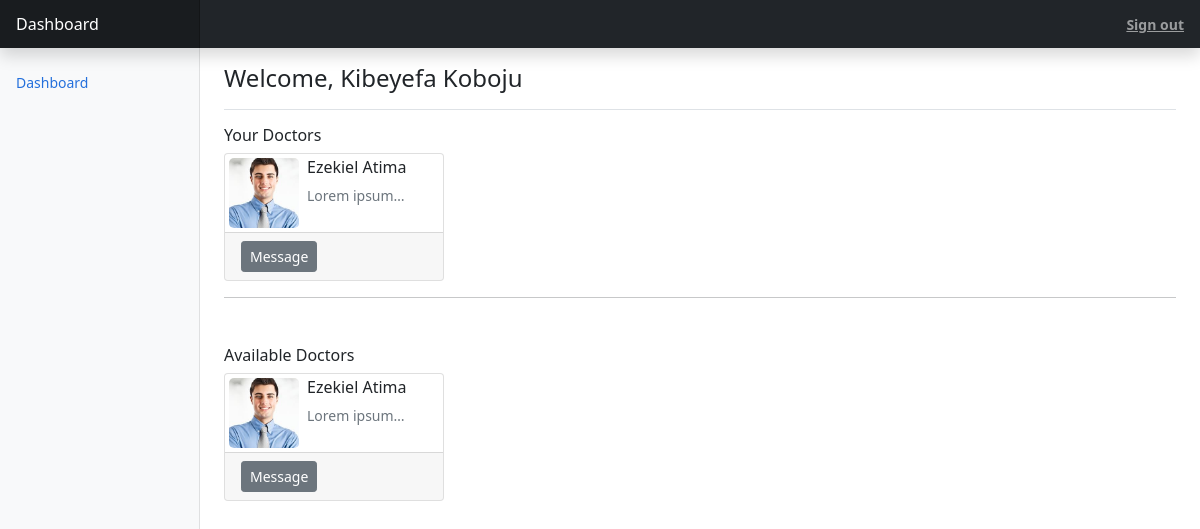
The app's page /dashboard/patient/ (signed in), older data.
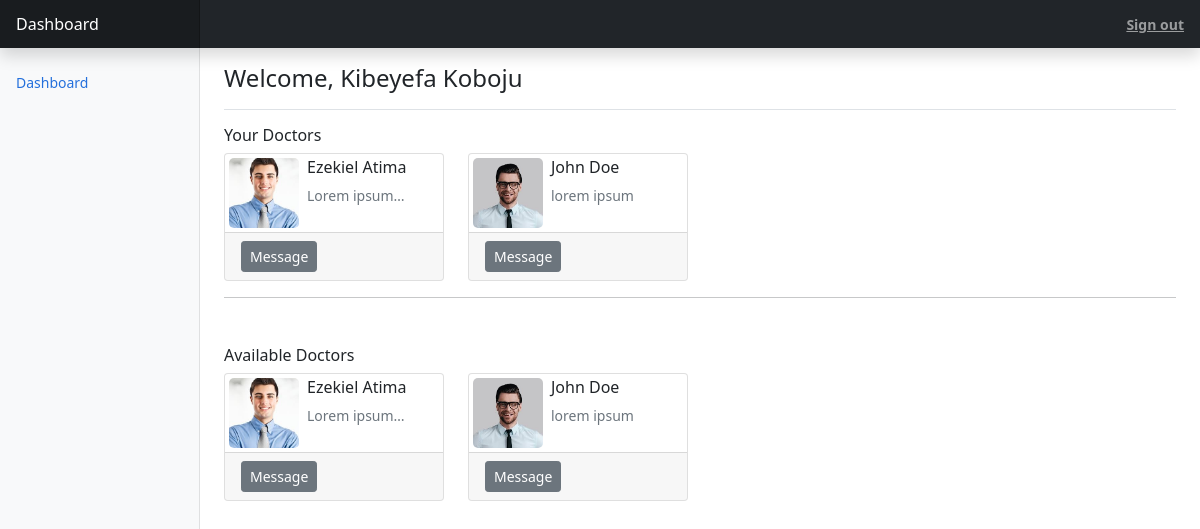
The same page, newer data.
### app/models.py (models this page shows, shortened)
class PatientProfile(models.Model):
    user = models.OneToOneField(User, on_delete=models.CASCADE)
    name = models.CharField(max_length=255)
    email = models.EmailField()
    phone = models.CharField(max_length=11)
    date_of_birth = models.DateField()
    image = models.FileField(upload_to='static/uploads', blank=True, null=True)
    gender = models.CharField(max_length=6, choices=(("male", "male"), ("female", "female")))
    address = models.TextField()
    slug = ShortUUIDField()
    doctors = models.ManyToManyField(DoctorProfile, blank=True)

class DoctorProfile(models.Model):
    user = models.OneToOneField(User, on_delete=models.CASCADE)
    name = models.CharField(max_length=255)
    bio = models.TextField()
    email = models.EmailField()
    phone = models.CharField(max_length=11)
    date_of_birth = models.DateField()
    image = models.FileField(upload_to='static/uploads', blank=True, null=True)
    gender = models.CharField(max_length=6, choices=(("male", "male"), ("female", "female")))
    address = models.TextField()
    slug = ShortUUIDField()
    patients = models.ManyToManyField("PatientProfile", blank=True)

### app/views.py (the view, shortened to what this page needs)
# urls.py: path('dashboard/patient/', PatientDashboardView.as_view()),
class PatientDashboardView(View):
    def get(self, request):
        user = self.request.user
        if not user.is_authenticated:
            return redirect('/auth/login/')
        patient_profile = PatientProfile.objects.filter(user=user)
        if len(patient_profile) < 1:
            add_message(request, 0, "You do not have a profile yet.")
            return redirect('/profile/setup/?profile_type=patient')
        else:
            patient_profile = patient_profile[0]
            doctors = DoctorProfile.objects.all()
            return render(request, 'dashboard.html', {"patient_profile":patient_profile, "doctors":doctors})

### templates/dashboard.html (shortened to what this page needs)
<!doctype html>
<html lang="en">
  <head>
    <link href="/static/css/bootstrap.min.css" rel="stylesheet">
    <link href="/static/css/dashboard.css" rel="stylesheet">
  </head>
  <body>
    <header class="navbar navbar-dark sticky-top bg-dark flex-md-nowrap p-0 shadow">
      <a class="navbar-brand col-md-3 col-lg-2 me-0 px-3" href="#">Dashboard</a>
      <div class="navbar-nav">
        <div class="nav-item text-nowrap ">
          <a class="nav-link px-3 fw-bold text-decoration-underline" href="/auth/signout/">Sign out</a>
        </div>
      </div>
    </header>
    <div class="container-fluid">
      <div class="row">
        <nav id="sidebarMenu" class="col-md-3 col-lg-2 d-md-block bg-light sidebar collapse">
          <div class="position-sticky pt-3">
            <ul class="nav flex-column">
              <li class="nav-item">
                <a class="nav-link active" aria-current="page" href="/dashboard/patient/">
                  Dashboard
                </a>
              </li>
            </ul>
          </div>
        </nav>
        <main class="col-md-9 ms-sm-auto col-lg-10 px-md-4">
          <div class="d-flex justify-content-between flex-wrap flex-md-nowrap align-items-center pt-3 pb-2 mb-3 border-bottom">
            <h1 class="h4">Welcome, {{patient_profile.name}}</h1>
          </div>
          <h6>Your Doctors</h6>
          <div class="row">
              {% for doctor in patient_profile.doctors.all  %}
                <div class="col col-sm-6 col-md-4 col-lg-3">
                  <div class="card ">
                    <div class="d-flex p-1">
                      <img src="{{doctor.image.url}}" class="img-fluid" alt=""
                        style="height: 70px; width:70px; border-radius:5px; object-fit:cover"
                      >
                      <div class="ms-2">
                        <h6 class="">{{doctor.name}}</h6>
                        <p class="text-muted text-truncate" style="width: 100px;">{{doctor.bio}}</p>
                      </div>
                    </div>
                    <div class="card-footer">
                      <div>
                        <button onclick="openChatUser('{{doctor.slug.lower}}')" class="btn btn-sm btn-secondary">Message</button>
                      </div>
                    </div>
                  </div>
                </div>
              {% empty %}
              <div>
                You have no doctors yet. Please connect with one .
              </div>
              {% endfor %}
          </div>
          <hr class="mb-5">
          <h6>Available Doctors</h6>
          <div class="row">
              {% for doctor in doctors  %}
                <div class="col col-sm-6 col-md-4 col-lg-3">
                  <div class="card ">
                    <div class="d-flex p-1">
                      <img src="{{doctor.image.url}}" class="img-fluid" alt=""
                        style="height: 70px; width:70px; border-radius:5px; object-fit:cover"
                      >
                      <div class="ms-2">
                        <h6 class="">{{doctor.name}}</h6>
                        <p class="text-muted text-truncate" style="width: 100px;">{{doctor.bio}}</p>
                      </div>
                    </div>
                    <div class="card-footer">
                      <div>
                        {% if doctor in doctors %}
                        {% if doctor in patient_profile.doctors.all %}
                        <div>
                          <button onclick="openChatUser('{{doctor.slug}}')"  class="btn btn-sm btn-secondary">Message</button>
                        </div>
                        {% else %}
                        <div>
                          <a href="/connection/request/{{doctor.slug}}/" class="btn btn-sm btn-primary">Connect</a>
                          <button class="btn btn-sm btn-outline-primary">View profile</button>
                        </div>
                        {% endif %}
                        {% endif %}
                      </div>
                    </div>
                  </div>
                </div>
              {% endfor %}
          </div>
        </main>
      </div>
    </div>
  </body>
</html>

### static/css/dashboard.css (style rules this page uses)
body { font-size: .875rem; }
.sidebar { position: fixed; top: 0; bottom: 0; left: 0; z-index: 100; padding: 48px 0 0; box-shadow: inset -1px 0 0 rgba(0, 0, 0, .1); }
.sidebar .nav-link { font-weight: 500; color: #333; }
.sidebar .nav-link.active { color: #2470dc; }
.navbar-brand { padding-top: .75rem; padding-bottom: .75rem; font-size: 1rem; background-color: rgba(0, 0, 0, .25); box-shadow: inset -1px 0 0 rgba(0, 0, 0, .25); }

Row changes from the older to the newer data that the page shows:
added DoctorProfile: image (picture), name "John Doe", bio "lorem ipsum"
